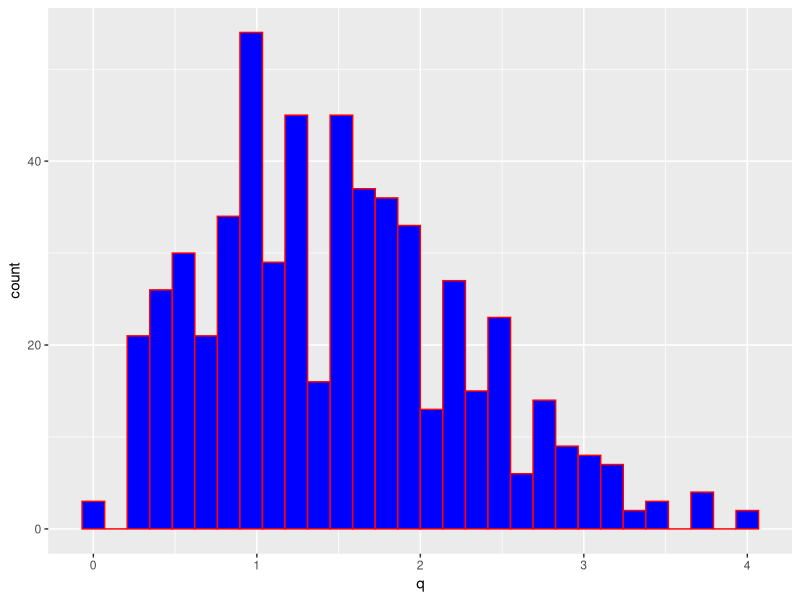
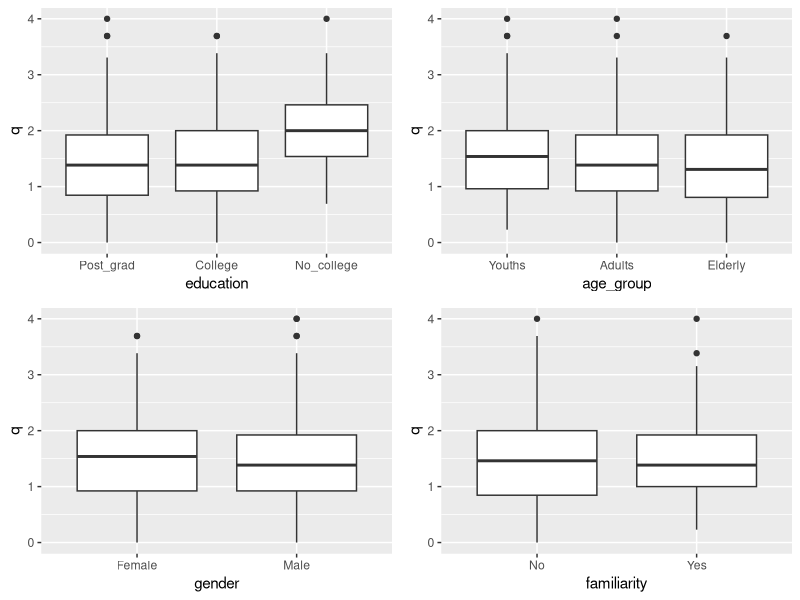
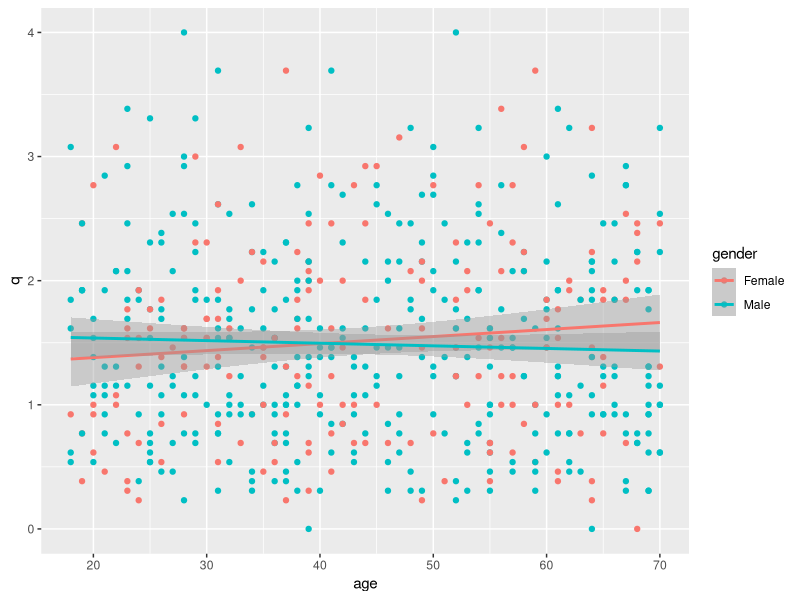

R code for these plots, in order:
## ---- chunk 1
knitr::opts_chunk$set(echo = FALSE)
library(tidyverse, quietly = T)
## ---- chunk 2
raw_data <- read_csv("covid_africa_data_untouched.csv")
head(raw_data)
glimpse(raw_data) 
renamed_data <- raw_data %>% 
  rename_with(.cols = 11:23, .fn = ~ paste0("q", 1:13)) %>%
  rename(familiarity = contains("Do you know anyone"))
names(renamed_data[,c(8,11:23)])
## ---- chunk 3
df1 <- renamed_data %>% mutate(gender = factor(Gender), 
         age_group = factor(`Age class`), 
         education = factor(`Highest level of education`), 
         familiarity = factor(familiarity)) %>%
  select(gender, age_group, education,  familiarity, q1:q13)
## ---- chunk 4
table(df1$age_group) 
# collapsing age class varible to three categories
levels(df1$age_group) <- list("Youths" = c("Less than 18 years", "18 - 24 years", "25 - 29 years"), 
                        "Adults" = c("30 - 34 years", "35 - 39 years", "40 - 49 years"), 
                        "Elderly" = c("50 - 59 years", "60 - 69 years", "70 years and above"))
sum(is.na(df1$age_group)) #checking missing values

table(df1$education)
levels(df1$education) <- list("Post_grad" =  "Post Graduate level", 
                              "College" = "Tertiary education",
                              "No_college" = c("No formal education", "Primary/Basic education", "Secondary/high school/form 4/5 education"))

table(df1$education)
sum(is.na(renamed_data$`Highest level of education`)) #checking na in raw data
sum(is.na(df1$education)) #checking NA's after manipulation

## ---- chunk 5
df1[df1 == "Strongly Disagree"] <- "0"
df1[df1 == "Disagree"] <- "0"
df1[df1 == "Neutral"] <- "1"
df1[df1=="Agree"] <- "4"
df1[df1=="Strongly Agree"] <- "4"
head(df1)
class(df1$q1)
df1[, 5:17] <- lapply(df1[, 5:17], as.numeric)
class(df1$q1)
head(df1)
df1$q <- rowMeans(subset(df1, select = q1:q13), na.rm = T)
head(df1)

df <- df1 %>% select(gender, age_group, education, familiarity, q )
head(df)
## ---- chunk 6
ggplot(df, aes(q))+geom_histogram(color = "red", fill="blue")
## ---- chunk 7
fit <- lm(q~gender+age_group+education+familiarity, data = df)
summary(fit)
## ---- chunk 8
#check a suspect interaction
model1 <- lm(q~gender+age_group+education+familiarity+familiarity:education, data = df)
summary(model1)
## ---- chunk 9
require(gridExtra)
p1 <- df %>% ggplot(aes(x=education, y=q))+ 
 geom_boxplot()
p2 <- df %>% ggplot(aes(age_group, y=q))+geom_boxplot()
p3 <- ggplot(df, aes(gender, q,))+geom_boxplot()
p4 <- ggplot(df, aes(familiarity, q))+geom_boxplot()
grid.arrange(p1, p2, p3, p4, ncol =2)

## ---- chunk 10
df2 <- df
age_img <- sample(18:70, size = 563, replace = TRUE)
df2$age <- age_img
df2 <- df2 %>% relocate(age, .before = q)
head(df2)
df2 %>% ggplot(aes(x=age, y = q, color = gender))+
  geom_point()+geom_smooth(method = "lm")

